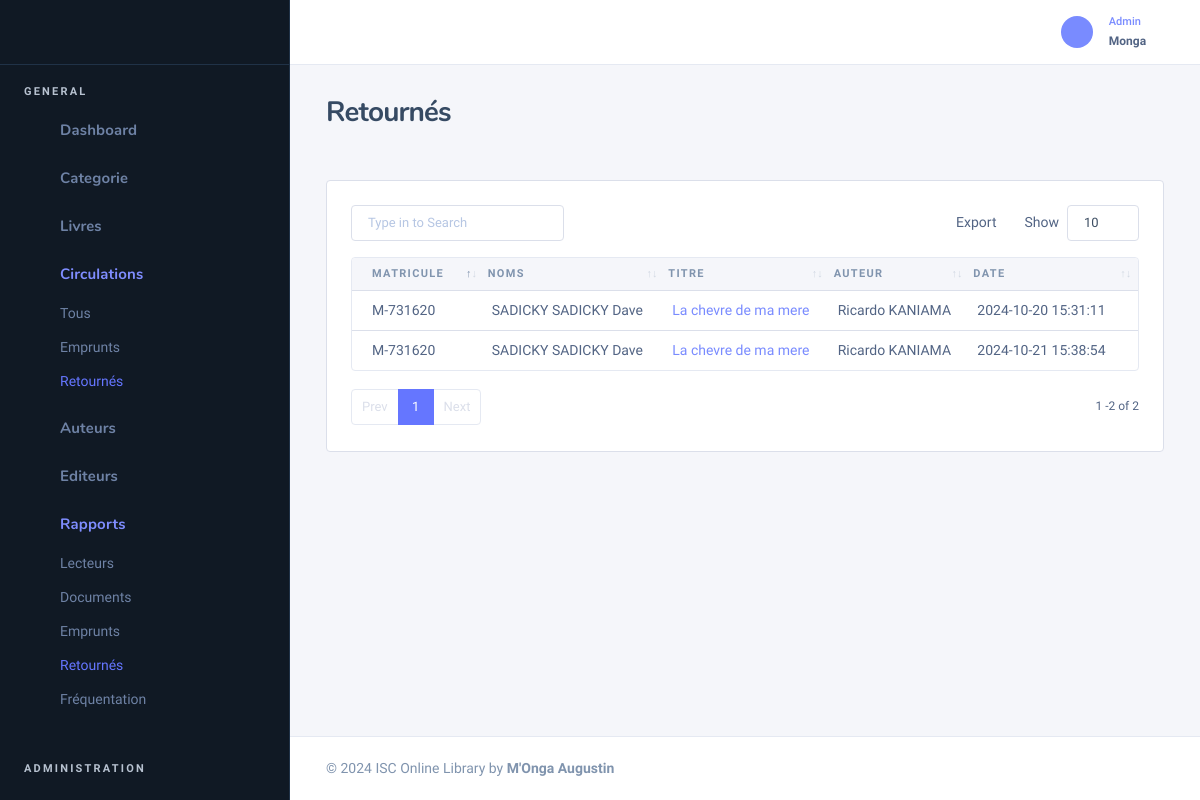
/return (signed in), run on the app's committed database.
### tables this page shows
CREATE TABLE `tbl_members` (
  `id_member` int(11) NOT NULL,
  `nom` varchar(100) DEFAULT NULL,
  `postnom` varchar(100) DEFAULT NULL,
  `prenom` varchar(100) DEFAULT NULL,
  `sexe` enum('M','F') DEFAULT NULL,
  `card_number` varchar(100) DEFAULT NULL,
  `type` enum('I','E') DEFAULT NULL,
  `provenance` varchar(100) DEFAULT NULL,
  `contact_autorite` varchar(100) DEFAULT NULL,
  `matricule` varchar(100) DEFAULT NULL,
  `email` varchar(100) DEFAULT NULL,
  `adresse` varchar(100) DEFAULT NULL,
  `tel` varchar(50) NOT NULL,
  `code` varchar(150) NOT NULL,
  `verified_at` datetime DEFAULT NULL,
  `photo` varchar(150) NOT NULL,
  `statut` enum('0','1') NOT NULL,
  `classe_id` int(11) DEFAULT 0,
  `promotion` varchar(150) NOT NULL,
  `fonction` varchar(120) NOT NULL,
  `ville` varchar(150) NOT NULL
);

CREATE TABLE `tbl_books` (
  `id_book` int(11) NOT NULL,
  `titre` varchar(100) DEFAULT NULL,
  `typeDoc` enum('Ouvrage','TFC','Memoire','Rapport de Stage','Projet Tututoré') DEFAULT NULL,
  `isbn` varchar(100) DEFAULT NULL,
  `book_file` varchar(100) DEFAULT NULL,
  `descr` varchar(200) DEFAULT NULL,
  `format` enum('ebook','paper') DEFAULT NULL,
  `qty` int(11) NOT NULL DEFAULT 1,
  `nbr_page` int(11) DEFAULT NULL,
  `edition` varchar(100) DEFAULT NULL,
  `id_author` int(11) DEFAULT NULL,
  `id_genre` int(11) DEFAULT NULL,
  `id_book_language` int(11) DEFAULT NULL,
  `publisher_id` int(11) DEFAULT NULL,
  `created_at` timestamp NOT NULL DEFAULT current_timestamp(),
  `statut` enum('0','1') DEFAULT NULL
);

CREATE TABLE `tbl_authors` (
  `id_author` int(11) NOT NULL,
  `names` varchar(20) DEFAULT NULL
);

CREATE TABLE `tbl_retour` (
  `retour_id` int(11) NOT NULL,
  `member_id` int(11) DEFAULT NULL,
  `id_book` int(11) DEFAULT NULL,
  `date_retour` timestamp NULL DEFAULT current_timestamp()
);

### Models/Admin/book.class.php (called while the page is built, shortened)
<?php
class Book
{
    public function getReturned()
    {
        $db = getConnection();
        $add = $db->prepare("SELECT m.id_member,b.id_book, titre, isbn,date_retour as date, a.names as auteur, m.nom , m.prenom, m.postnom, m.matricule
        FROM tbl_members as m, tbl_books as b,tbl_publishers as p, tbl_genres as g, tbl_authors as a, tbl_books_language as bl, tbl_retour as e
        WHERE bl.id_book_language = b.id_book_language and b.id_genre = g.id_genre and b.id_author = a.id_author
        and p.publisher_id = b.publisher_id and b.format='paper' and e.member_id=m.id_member and e.id_book=b.id_book ");
        $add->execute();
        $tbP = array();
        while ($data =  $add->fetchObject()) {
            $tbP[] = $data;
        }
        return $tbP;
    }
}

### Vues/Admin/returned.php (the view, shortened to what this page needs)
<div class="nk-content-body mt-0">
    <div class="nk-block nk-block-lg">
        <div class="card card-bordered card-preview">
            <div class="card-inner">
                <?php if($_SESSION['role']=='Membre'):?>
                    <table class="table">
                    <?php else: ?>
                    <table class="datatable-init-export nowrap table" data-export-title="Export">
                    <?php endif ?>
                    <thead>
                        <tr class="tb-tnx-head">
                            <th>Matricule</th>
                            <th>Noms</th>
                            <th>Titre</th>
                            <th>Auteur</th>
                            <th>Date</th>
                        </tr>
                    </thead>
                    <tbody>
                        <?php
                        foreach ($data as $user) : ?>
                            <tr>
                                <td><?= $user->matricule ?></td>
                                <td><?= $user->nom ?> <?= $user->prenom ?> <?= $user->postnom ?></td>
                                <td><a href="<?= WEBROOT ?>view?id=<?= $user->id_book ?>"><?= $user->titre ?></a></td>
                                <td><?= $user->auteur ?></td>
                                <td><?= $user->date ?></td>
                            </tr>
                        <?php
                        endforeach ?>
                    </tbody>
                </table>
            </div>
        </div>
    </div>
</div>

### data on the page
tbl_members: matricule "M-731620", nom "SADICKY", prenom "SADICKY", postnom "Dave", tbl_books.titre "La chevre de ma mere", tbl_authors.names "Ricardo KANIAMA", tbl_retour.date_retour "2024-10-20 15:31:11", tbl_retour.date_retour "2024-10-21 15:38:54"

### other printed values
$_SESSION['noms'] "Monga"
